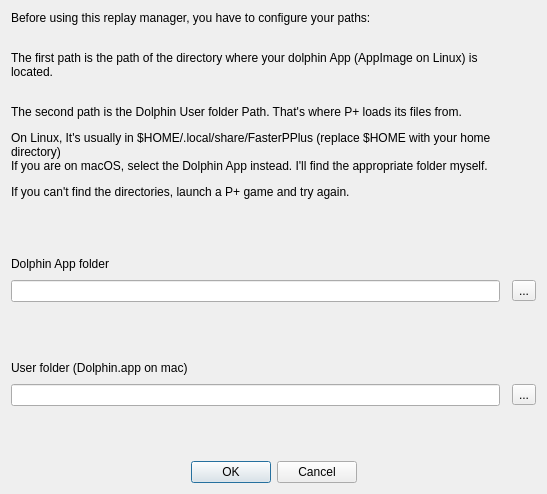
<?xml version="1.0" encoding="UTF-8"?>
<ui version="4.0">
 <class>PathDialog</class>
 <widget class="QDialog" name="PathDialog">
  <property name="geometry">
   <rect>
    <x>0</x>
    <y>0</y>
    <width>547</width>
    <height>494</height>
   </rect>
  </property>
  <property name="minimumSize">
   <size>
    <width>460</width>
    <height>460</height>
   </size>
  </property>
  <property name="windowTitle">
   <string>Set paths</string>
  </property>
  <property name="modal">
   <bool>true</bool>
  </property>
  <layout class="QGridLayout" name="gridLayout">
   <item row="0" column="1">
    <widget class="QLabel" name="label">
     <property name="text">
      <string>&lt;!DOCTYPE HTML PUBLIC &quot;-//W3C//DTD HTML 4.0//EN&quot; &quot;http://www.w3.org/TR/REC-html40/strict.dtd&quot;&gt;
&lt;html&gt;&lt;head&gt;&lt;meta name=&quot;qrichtext&quot; content=&quot;1&quot; /&gt;&lt;style type=&quot;text/css&quot;&gt;
p, li { white-space: pre-wrap; }
&lt;/style&gt;&lt;/head&gt;&lt;body style=&quot; font-family:'Sans Serif'; font-size:9pt; font-weight:400; font-style:normal;&quot;&gt;
&lt;p style=&quot; margin-top:12px; margin-bottom:12px; margin-left:0px; margin-right:0px; -qt-block-indent:0; text-indent:0px;&quot;&gt;Before using this replay manager, you have to configure your paths:&lt;br /&gt;&lt;/p&gt;
&lt;p style=&quot; margin-top:12px; margin-bottom:12px; margin-left:0px; margin-right:0px; -qt-block-indent:0; text-indent:0px;&quot;&gt;The first path is the path of the directory where your dolphin App (AppImage on Linux) is located.&lt;br /&gt;&lt;/p&gt;
&lt;p style=&quot; margin-top:12px; margin-bottom:12px; margin-left:0px; margin-right:0px; -qt-block-indent:0; text-indent:0px;&quot;&gt;The second path is the Dolphin User folder Path. That's where P+ loads its files from.&lt;/p&gt;
&lt;p style=&quot; margin-top:12px; margin-bottom:12px; margin-left:0px; margin-right:0px; -qt-block-indent:0; text-indent:0px;&quot;&gt;On Linux, It's usually in &lt;span style=&quot; font-family:'Monospace','monospace';&quot;&gt;$HOME/.local/share/FasterPPlus&lt;/span&gt; (replace $HOME with your home directory)&lt;br /&gt;If you are on macOS, select the Dolphin App instead. I'll find the appropriate folder myself.&lt;/p&gt;
&lt;p style=&quot; margin-top:12px; margin-bottom:12px; margin-left:0px; margin-right:0px; -qt-block-indent:0; text-indent:0px;&quot;&gt;If you can't find the directories, launch a P+ game and try again.&lt;/p&gt;&lt;/body&gt;&lt;/html&gt;</string>
     </property>
     <property name="wordWrap">
      <bool>true</bool>
     </property>
    </widget>
   </item>
   <item row="7" column="1" colspan="2">
    <spacer name="verticalSpacer">
     <property name="orientation">
      <enum>Qt::Vertical</enum>
     </property>
     <property name="sizeHint" stdset="0">
      <size>
       <width>20</width>
       <height>40</height>
      </size>
     </property>
    </spacer>
   </item>
   <item row="4" column="1">
    <spacer name="verticalSpacer_2">
     <property name="orientation">
      <enum>Qt::Vertical</enum>
     </property>
     <property name="sizeHint" stdset="0">
      <size>
       <width>20</width>
       <height>40</height>
      </size>
     </property>
    </spacer>
   </item>
   <item row="3" column="1">
    <widget class="QLineEdit" name="dolphinFolder_Line"/>
   </item>
   <item row="5" column="1">
    <layout class="QHBoxLayout" name="horizontalLayout_2">
     <item>
      <widget class="QLabel" name="userFolder_Label">
       <property name="text">
        <string>User folder (Dolphin.app on mac)</string>
       </property>
      </widget>
     </item>
     <item>
      <spacer name="horizontalSpacer_2">
       <property name="orientation">
        <enum>Qt::Horizontal</enum>
       </property>
       <property name="sizeHint" stdset="0">
        <size>
         <width>40</width>
         <height>20</height>
        </size>
       </property>
      </spacer>
     </item>
    </layout>
   </item>
   <item row="3" column="3">
    <widget class="QToolButton" name="dolphinFolder_Select">
     <property name="text">
      <string>...</string>
     </property>
    </widget>
   </item>
   <item row="6" column="3">
    <widget class="QToolButton" name="userFolder_Select">
     <property name="text">
      <string>...</string>
     </property>
    </widget>
   </item>
   <item row="8" column="1" colspan="3">
    <widget class="QDialogButtonBox" name="buttonBox">
     <property name="standardButtons">
      <set>QDialogButtonBox::Cancel|QDialogButtonBox::Ok</set>
     </property>
     <property name="centerButtons">
      <bool>true</bool>
     </property>
    </widget>
   </item>
   <item row="2" column="1">
    <layout class="QHBoxLayout" name="horizontalLayout">
     <item>
      <widget class="QLabel" name="replayData_Label">
       <property name="text">
        <string>Dolphin App folder</string>
       </property>
      </widget>
     </item>
     <item>
      <spacer name="horizontalSpacer">
       <property name="orientation">
        <enum>Qt::Horizontal</enum>
       </property>
       <property name="sizeHint" stdset="0">
        <size>
         <width>40</width>
         <height>20</height>
        </size>
       </property>
      </spacer>
     </item>
    </layout>
   </item>
   <item row="6" column="1">
    <widget class="QLineEdit" name="userFolder_Line"/>
   </item>
   <item row="1" column="1">
    <spacer name="verticalSpacer_3">
     <property name="orientation">
      <enum>Qt::Vertical</enum>
     </property>
     <property name="sizeHint" stdset="0">
      <size>
       <width>20</width>
       <height>40</height>
      </size>
     </property>
    </spacer>
   </item>
  </layout>
 </widget>
 <resources/>
 <connections>
  <connection>
   <sender>buttonBox</sender>
   <signal>rejected()</signal>
   <receiver>PathDialog</receiver>
   <slot>reject()</slot>
   <hints>
    <hint type="sourcelabel">
     <x>260</x>
     <y>447</y>
    </hint>
    <hint type="destinationlabel">
     <x>367</x>
     <y>249</y>
    </hint>
   </hints>
  </connection>
  <connection>
   <sender>buttonBox</sender>
   <signal>accepted()</signal>
   <receiver>PathDialog</receiver>
   <slot>accept()</slot>
   <hints>
    <hint type="sourcelabel">
     <x>63</x>
     <y>447</y>
    </hint>
    <hint type="destinationlabel">
     <x>29</x>
     <y>246</y>
    </hint>
   </hints>
  </connection>
  <connection>
   <sender>userFolder_Select</sender>
   <signal>clicked()</signal>
   <receiver>PathDialog</receiver>
   <slot>setUserFolderPath()</slot>
   <hints>
    <hint type="sourcelabel">
     <x>511</x>
     <y>361</y>
    </hint>
    <hint type="destinationlabel">
     <x>440</x>
     <y>322</y>
    </hint>
   </hints>
  </connection>
  <connection>
   <sender>dolphinFolder_Select</sender>
   <signal>clicked()</signal>
   <receiver>PathDialog</receiver>
   <slot>setDolphinFolderPath()</slot>
   <hints>
    <hint type="sourcelabel">
     <x>508</x>
     <y>259</y>
    </hint>
    <hint type="destinationlabel">
     <x>493</x>
     <y>219</y>
    </hint>
   </hints>
  </connection>
 </connections>
 <slots>
  <slot>setUserFolderPath()</slot>
  <slot>setDolphinFolderPath()</slot>
 </slots>
</ui>
